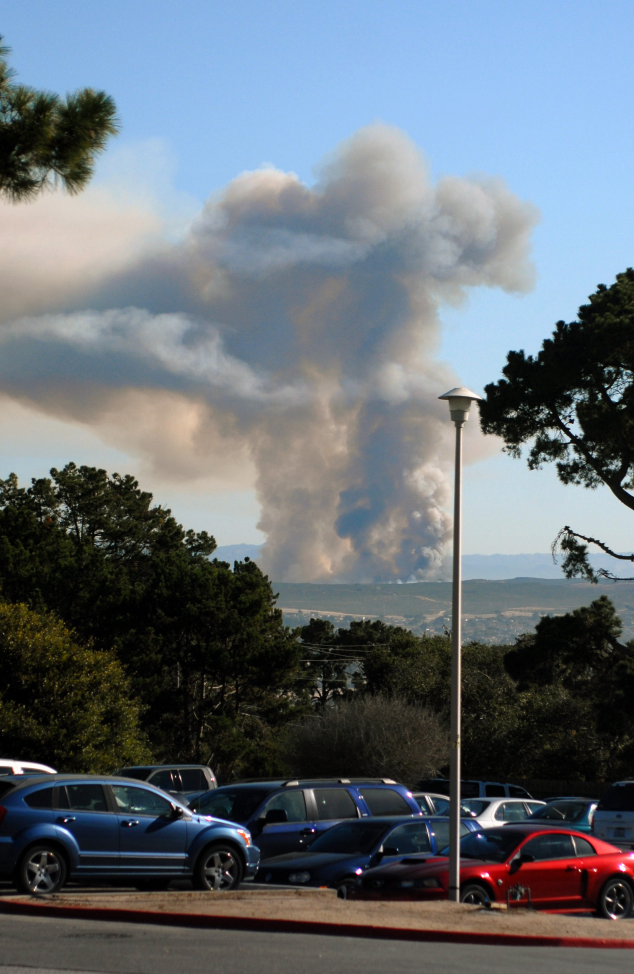
#> input picture data/fire/4112276037_5a00123f8c_o.jpg, 1902 x 2920 px, found by its file name (shown at 1/3 size); its folder holds only this picture in this run
$ python data_verification.py --data_dir ../data/fire
#> lines starting #> are read from the running program, lines starting #| are printed output that depends on the picture
import os
import shutil
import cv2
import numpy as np
from PIL import Image
import argparse

class DatasetVerifier:
    def __init__(self, data_dir):
        """
        Initialize the dataset verifier.

        Args:
            data_dir (str): Root directory containing 'fire' and 'no_fire' subdirectories
        """
        self.data_dir = data_dir
        self.fire_dir = os.path.join(data_dir, 'fire')
        self.no_fire_dir = os.path.join(data_dir, 'no_fire')
        self.review_dir = os.path.join(data_dir, 'review')  # For uncertain cases

        # Create review directory if it doesn't exist
        os.makedirs(self.review_dir, exist_ok=True)

    def verify_images(self):
        """
        Interactive tool to verify and clean the dataset.
        Shows each image and allows user to:
        - Confirm current classification
        - Move to opposite class
        - Move to review folder
        - Delete the image
        """
        for class_name in ['fire', 'no_fire']:
            class_dir = os.path.join(self.data_dir, class_name)
            images = [f for f in os.listdir(class_dir)
                     if f.lower().endswith(('.png', '.jpg', '.jpeg'))]

            print(f"\nVerifying {class_name} images...")
            print(f"Total images: {len(images)}")

            for img_name in images:
                img_path = os.path.join(class_dir, img_name)

                # Display image
                img = cv2.imread(img_path)
#> img is the input picture: shape (2920, 1902, 3); mean B, G, R 117.6, 110.1, 101.7
                if img is None:
                    print(f"Error loading image: {img_path}")
                    continue

                img = cv2.resize(img, (800, 600))
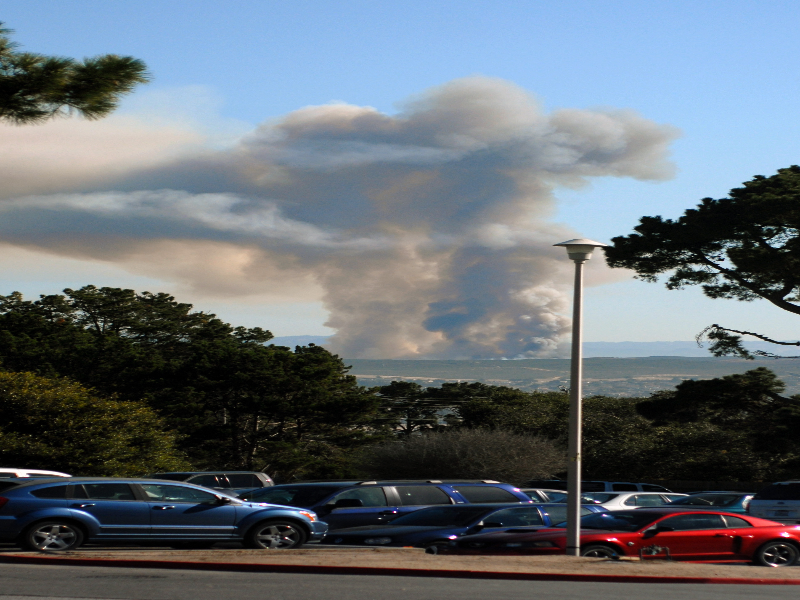
#> img: shape (600, 800, 3); mean B, G, R 117.5, 110, 101.6
                cv2.imshow('Image Verification', img)

                # Instructions
                print(f"\nCurrent image: {img_name}")
                print("Current class:", class_name)
                print("\nOptions:")
                print("'k' - Keep in current class")
                print("'m' - Move to opposite class")
                print("'r' - Move to review folder")
                print("'d' - Delete image")
                print("'q' - Quit verification")

                # Wait for keypress
                key = cv2.waitKey(0) & 0xFF
#> (key q is pressed here)

                if key == ord('q'):
                    cv2.destroyAllWindows()
                    return

                elif key == ord('k'):
                    print(f"Keeping {img_name} in {class_name}")
                    continue

                elif key == ord('m'):
                    # Move to opposite class
                    target_class = 'no_fire' if class_name == 'fire' else 'fire'
                    target_path = os.path.join(self.data_dir, target_class, img_name)
                    shutil.move(img_path, target_path)
                    print(f"Moved {img_name} to {target_class}")

                elif key == ord('r'):
                    # Move to review folder
                    review_path = os.path.join(self.review_dir, img_name)
                    shutil.move(img_path, review_path)
                    print(f"Moved {img_name} to review folder")

                elif key == ord('d'):
                    # Delete image
                    os.remove(img_path)
                    print(f"Deleted {img_name}")

        cv2.destroyAllWindows()

    def generate_statistics(self):
        """
        Generate and print statistics about the dataset.
        """
        stats = {}
        for class_name in ['fire', 'no_fire', 'review']:
            class_dir = os.path.join(self.data_dir, class_name)
            if os.path.exists(class_dir):
                images = [f for f in os.listdir(class_dir)
                         if f.lower().endswith(('.png', '.jpg', '.jpeg'))]
                stats[class_name] = len(images)

        print("\nDataset Statistics:")
        print(f"Fire images: {stats.get('fire', 0)}")
        print(f"No fire images: {stats.get('no_fire', 0)}")
        print(f"Images in review: {stats.get('review', 0)}")

        return stats

def main():
    parser = argparse.ArgumentParser(description='Verify and clean wildfire detection dataset')
    parser.add_argument('--data_dir', type=str, required=True,
                      help='Directory containing fire and no_fire subdirectories')

    args = parser.parse_args()

    verifier = DatasetVerifier(args.data_dir)

    # Print initial statistics
    print("Initial dataset statistics:")
    verifier.generate_statistics()

    # Run verification process
    verifier.verify_images()

    # Print final statistics
    print("\nFinal dataset statistics after verification:")
    verifier.generate_statistics()

if __name__ == '__main__':
    main()
